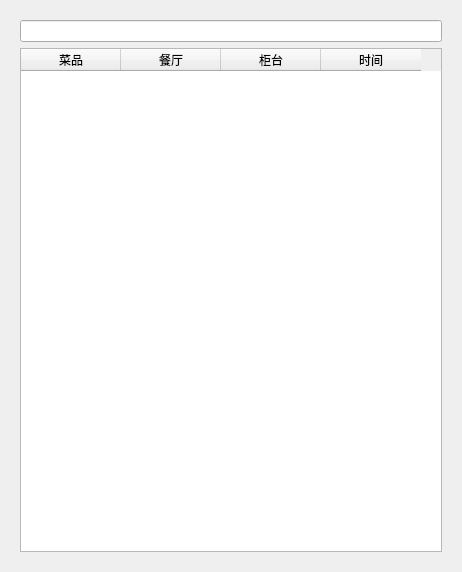
<?xml version="1.0" encoding="UTF-8"?>
<ui version="4.0">
 <class>SearchWidget</class>
 <widget class="QWidget" name="SearchWidget">
  <property name="geometry">
   <rect>
    <x>0</x>
    <y>0</y>
    <width>462</width>
    <height>572</height>
   </rect>
  </property>
  <property name="windowTitle">
   <string>Form</string>
  </property>
  <layout class="QVBoxLayout" name="verticalLayout_2">
   <item>
    <widget class="CardWidget" name="CardWidget">
     <layout class="QVBoxLayout" name="verticalLayout">
      <item>
       <widget class="SearchLineEdit" name="SearchLineEdit"/>
      </item>
      <item>
       <widget class="TableWidget" name="TableWidget">
        <property name="verticalScrollBarPolicy">
         <enum>Qt::ScrollBarAsNeeded</enum>
        </property>
        <property name="horizontalScrollBarPolicy">
         <enum>Qt::ScrollBarAsNeeded</enum>
        </property>
        <property name="editTriggers">
         <set>QAbstractItemView::NoEditTriggers</set>
        </property>
        <column>
         <property name="text">
          <string>菜品</string>
         </property>
        </column>
        <column>
         <property name="text">
          <string>餐厅</string>
         </property>
        </column>
        <column>
         <property name="text">
          <string>柜台</string>
         </property>
        </column>
        <column>
         <property name="text">
          <string>时间</string>
         </property>
        </column>
       </widget>
      </item>
     </layout>
    </widget>
   </item>
  </layout>
 </widget>
 <customwidgets>
  <customwidget>
   <class>CardWidget</class>
   <extends>QFrame</extends>
   <header>qfluentwidgets</header>
   <container>1</container>
  </customwidget>
  <customwidget>
   <class>LineEdit</class>
   <extends>QLineEdit</extends>
   <header>qfluentwidgets</header>
  </customwidget>
  <customwidget>
   <class>SearchLineEdit</class>
   <extends>LineEdit</extends>
   <header>qfluentwidgets</header>
  </customwidget>
  <customwidget>
   <class>TableWidget</class>
   <extends>QTableWidget</extends>
   <header>qfluentwidgets</header>
  </customwidget>
 </customwidgets>
 <resources/>
 <connections/>
</ui>
